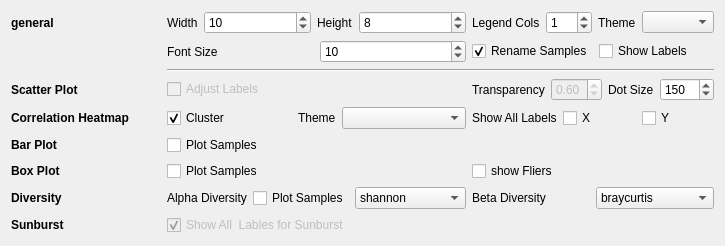
                     <widget class="QWidget" name="scrollAreaWidgetContents">
                      <property name="geometry">
                       <rect>
                        <x>0</x>
                        <y>0</y>
                        <width>660</width>
                        <height>232</height>
                       </rect>
                      </property>
                      <layout class="QGridLayout" name="gridLayout_34">
                       <item row="1" column="1">
                        <layout class="QHBoxLayout" name="horizontalLayout_33">
                         <item>
                          <widget class="QLabel" name="label_107">
                           <property name="sizePolicy">
                            <sizepolicy hsizetype="Preferred" vsizetype="Preferred">
                             <horstretch>0</horstretch>
                             <verstretch>0</verstretch>
                            </sizepolicy>
                           </property>
                           <property name="toolTip">
                            <string/>
                           </property>
                           <property name="text">
                            <string>Font Size</string>
                           </property>
                           <property name="alignment">
                            <set>Qt::AlignLeading|Qt::AlignLeft|Qt::AlignVCenter</set>
                           </property>
                          </widget>
                         </item>
                         <item>
                          <widget class="QSpinBox" name="spinBox_basic_pca_label_font_size">
                           <property name="minimum">
                            <number>1</number>
                           </property>
                           <property name="maximum">
                            <number>999</number>
                           </property>
                           <property name="value">
                            <number>10</number>
                           </property>
                          </widget>
                         </item>
                        </layout>
                       </item>
                       <item row="7" column="2">
                        <layout class="QHBoxLayout" name="horizontalLayout_4">
                         <item>
                          <widget class="QLabel" name="label_118">
                           <property name="sizePolicy">
                            <sizepolicy hsizetype="Preferred" vsizetype="Preferred">
                             <horstretch>0</horstretch>
                             <verstretch>0</verstretch>
                            </sizepolicy>
                           </property>
                           <property name="text">
                            <string>Beta Diversity</string>
                           </property>
                           <property name="alignment">
                            <set>Qt::AlignLeading|Qt::AlignLeft|Qt::AlignVCenter</set>
                           </property>
                          </widget>
                         </item>
                         <item>
                          <widget class="QComboBox" name="comboBox_beta_div_method">
                           <property name="enabled">
                            <bool>true</bool>
                           </property>
                           <item>
                            <property name="text">
                             <string>braycurtis</string>
                            </property>
                           </item>
                           <item>
                            <property name="text">
                             <string>jaccard</string>
                            </property>
                           </item>
                           <item>
                            <property name="text">
                             <string>euclidean</string>
                            </property>
                           </item>
                           <item>
                            <property name="text">
                             <string>manhattan</string>
                            </property>
                           </item>
                           <item>
                            <property name="text">
                             <string>canberra</string>
                            </property>
                           </item>
                           <item>
                            <property name="text">
                             <string>chebyshev</string>
                            </property>
                           </item>
                           <item>
                            <property name="text">
                             <string>dice</string>
                            </property>
                           </item>
                           <item>
                            <property name="text">
                             <string>hamming</string>
                            </property>
                           </item>
                           <item>
                            <property name="text">
                             <string>yule</string>
                            </property>
                           </item>
                          </widget>
                         </item>
                        </layout>
                       </item>
                       <item row="7" column="1">
                        <layout class="QHBoxLayout" name="horizontalLayout_10">
                         <item>
                          <widget class="QLabel" name="label_117">
                           <property name="sizePolicy">
                            <sizepolicy hsizetype="Fixed" vsizetype="Maximum">
                             <horstretch>0</horstretch>
                             <verstretch>0</verstretch>
                            </sizepolicy>
                           </property>
                           <property name="text">
                            <string>Alpha Diversity</string>
                           </property>
                          </widget>
                         </item>
                         <item>
                          <widget class="QCheckBox" name="checkBox_alpha_div_plot_all_samples">
                           <property name="text">
                            <string>Plot Samples</string>
                           </property>
                          </widget>
                         </item>
                         <item>
                          <widget class="QComboBox" name="comboBox_alpha_div_method">
                           <property name="enabled">
                            <bool>true</bool>
                           </property>
                           <item>
                            <property name="text">
                             <string>shannon</string>
                            </property>
                           </item>
                           <item>
                            <property name="text">
                             <string>simpson</string>
                            </property>
                           </item>
                           <item>
                            <property name="text">
                             <string>ace</string>
                            </property>
                           </item>
                           <item>
                            <property name="text">
                             <string>observed_otus</string>
                            </property>
                           </item>
                           <item>
                            <property name="text">
                             <string>chao1</string>
                            </property>
                           </item>
                           <item>
                            <property name="text">
                             <string>fisher_alpha</string>
                            </property>
                           </item>
                           <item>
                            <property name="text">
                             <string>dominance</string>
                            </property>
                           </item>
                           <item>
                            <property name="text">
                             <string>menhinick</string>
                            </property>
                           </item>
                          </widget>
                         </item>
                        </layout>
                       </item>
                       <item row="5" column="1">
                        <widget class="QCheckBox" name="checkBox_basic_plot_number_plot_sample">
                         <property name="sizePolicy">
                          <sizepolicy hsizetype="Preferred" vsizetype="Fixed">
                           <horstretch>0</horstretch>
                           <verstretch>0</verstretch>
                          </sizepolicy>
                         </property>
                         <property name="acceptDrops">
                          <bool>false</bool>
                         </property>
                         <property name="toolTip">
                          <string/>
                         </property>
                         <property name="text">
                          <string>Plot Samples</string>
                         </property>
                        </widget>
                       </item>
                       <item row="0" column="0">
                        <widget class="QLabel" name="label_122">
                         <property name="font">
                          <font>
                           <weight>75</weight>
                           <bold>true</bold>
                          </font>
                         </property>
                         <property name="text">
                          <string>general</string>
                         </property>
                        </widget>
                       </item>
                       <item row="2" column="1" colspan="2">
                        <widget class="Line" name="line_15">
                         <property name="orientation">
                          <enum>Qt::Horizontal</enum>
                         </property>
                        </widget>
                       </item>
                       <item row="3" column="2">
                        <layout class="QHBoxLayout" name="horizontalLayout_63">
                         <item>
                          <widget class="QLabel" name="label_116">
                           <property name="sizePolicy">
                            <sizepolicy hsizetype="Preferred" vsizetype="Preferred">
                             <horstretch>0</horstretch>
                             <verstretch>0</verstretch>
                            </sizepolicy>
                           </property>
                           <property name="toolTip">
                            <string>Transparency of labes</string>
                           </property>
                           <property name="text">
                            <string>Transparency</string>
                           </property>
                           <property name="alignment">
                            <set>Qt::AlignLeading|Qt::AlignLeft|Qt::AlignVCenter</set>
                           </property>
                          </widget>
                         </item>
                         <item>
                          <widget class="QDoubleSpinBox" name="doubleSpinBox_basic_pca_label_font_transparency">
                           <property name="enabled">
                            <bool>false</bool>
                           </property>
                           <property name="sizePolicy">
                            <sizepolicy hsizetype="Preferred" vsizetype="Fixed">
                             <horstretch>0</horstretch>
                             <verstretch>0</verstretch>
                            </sizepolicy>
                           </property>
                           <property name="maximum">
                            <double>1.000000000000000</double>
                           </property>
                           <property name="singleStep">
                            <double>0.050000000000000</double>
                           </property>
                           <property name="value">
                            <double>0.600000000000000</double>
                           </property>
                          </widget>
                         </item>
                         <item>
                          <widget class="QLabel" name="label_160">
                           <property name="toolTip">
                            <string>Dots size for PCA and Beta Diversity</string>
                           </property>
                           <property name="text">
                            <string>Dot Size</string>
                           </property>
                           <property name="alignment">
                            <set>Qt::AlignLeading|Qt::AlignLeft|Qt::AlignVCenter</set>
                           </property>
                          </widget>
                         </item>
                         <item>
                          <widget class="QSpinBox" name="spinBox_basic_dot_size">
                           <property name="minimum">
                            <number>1</number>
                           </property>
                           <property name="maximum">
                            <number>1000</number>
                           </property>
                           <property name="singleStep">
                            <number>10</number>
                           </property>
                           <property name="value">
                            <number>150</number>
                           </property>
                          </widget>
                         </item>
                        </layout>
                       </item>
                       <item row="4" column="2">
                        <layout class="QHBoxLayout" name="horizontalLayout_5">
                         <item>
                          <widget class="QLabel" name="label_129">
                           <property name="text">
                            <string>Show All Labels</string>
                           </property>
                          </widget>
                         </item>
                         <item>
                          <widget class="QCheckBox" name="checkBox_corr_show_all_labels_x">
                           <property name="text">
                            <string>X</string>
                           </property>
                          </widget>
                         </item>
                         <item>
                          <widget class="QCheckBox" name="checkBox_corr_show_all_labels_y">
                           <property name="text">
                            <string>Y</string>
                           </property>
                          </widget>
                         </item>
                        </layout>
                       </item>
                       <item row="1" column="2">
                        <layout class="QHBoxLayout" name="horizontalLayout_34">
                         <item>
                          <widget class="QCheckBox" name="checkBox_pca_if_show_group_name_in_label">
                           <property name="enabled">
                            <bool>true</bool>
                           </property>
                           <property name="sizePolicy">
                            <sizepolicy hsizetype="Preferred" vsizetype="Fixed">
                             <horstretch>0</horstretch>
                             <verstretch>0</verstretch>
                            </sizepolicy>
                           </property>
                           <property name="toolTip">
                            <string>Add group name to Sample names</string>
                           </property>
                           <property name="statusTip">
                            <string/>
                           </property>
                           <property name="text">
                            <string>Rename Samples</string>
                           </property>
                           <property name="checked">
                            <bool>true</bool>
                           </property>
                          </widget>
                         </item>
                         <item>
                          <widget class="QCheckBox" name="checkBox_pca_if_show_lable">
                           <property name="sizePolicy">
                            <sizepolicy hsizetype="Preferred" vsizetype="Fixed">
                             <horstretch>0</horstretch>
                             <verstretch>0</verstretch>
                            </sizepolicy>
                           </property>
                           <property name="toolTip">
                            <string>Show label text in diagram</string>
                           </property>
                           <property name="layoutDirection">
                            <enum>Qt::LeftToRight</enum>
                           </property>
                           <property name="text">
                            <string>Show Labels</string>
                           </property>
                          </widget>
                         </item>
                        </layout>
                       </item>
                       <item row="6" column="2">
                        <widget class="QCheckBox" name="checkBox_box_if_show_fliers">
                         <property name="sizePolicy">
                          <sizepolicy hsizetype="Preferred" vsizetype="Fixed">
                           <horstretch>0</horstretch>
                           <verstretch>0</verstretch>
                          </sizepolicy>
                         </property>
                         <property name="text">
                          <string>show Fliers</string>
                         </property>
                        </widget>
                       </item>
                       <item row="0" column="1">
                        <layout class="QHBoxLayout" name="horizontalLayout_32">
                         <item>
                          <widget class="QLabel" name="label_94">
                           <property name="sizePolicy">
                            <sizepolicy hsizetype="Maximum" vsizetype="Preferred">
                             <horstretch>0</horstretch>
                             <verstretch>0</verstretch>
                            </sizepolicy>
                           </property>
                           <property name="text">
                            <string>Width</string>
                           </property>
                           <property name="alignment">
                            <set>Qt::AlignLeading|Qt::AlignLeft|Qt::AlignVCenter</set>
                           </property>
                          </widget>
                         </item>
                         <item>
                          <widget class="QSpinBox" name="spinBox_basic_pca_width">
                           <property name="sizePolicy">
                            <sizepolicy hsizetype="Preferred" vsizetype="Fixed">
                             <horstretch>0</horstretch>
                             <verstretch>0</verstretch>
                            </sizepolicy>
                           </property>
                           <property name="minimum">
                            <number>1</number>
                           </property>
                           <property name="value">
                            <number>10</number>
                           </property>
                          </widget>
                         </item>
                         <item>
                          <widget class="QLabel" name="label_101">
                           <property name="sizePolicy">
                            <sizepolicy hsizetype="Maximum" vsizetype="Preferred">
                             <horstretch>0</horstretch>
                             <verstretch>0</verstretch>
                            </sizepolicy>
                           </property>
                           <property name="text">
                            <string>Height</string>
                           </property>
                           <property name="alignment">
                            <set>Qt::AlignLeading|Qt::AlignLeft|Qt::AlignVCenter</set>
                           </property>
                          </widget>
                         </item>
                         <item>
                          <widget class="QSpinBox" name="spinBox_basic_pca_height">
                           <property name="sizePolicy">
                            <sizepolicy hsizetype="Preferred" vsizetype="Fixed">
                             <horstretch>0</horstretch>
                             <verstretch>0</verstretch>
                            </sizepolicy>
                           </property>
                           <property name="minimum">
                            <number>1</number>
                           </property>
                           <property name="value">
                            <number>8</number>
                           </property>
                          </widget>
                         </item>
                        </layout>
                       </item>
                       <item row="6" column="1">
                        <widget class="QCheckBox" name="checkBox_box_plot_samples">
                         <property name="sizePolicy">
                          <sizepolicy hsizetype="Preferred" vsizetype="Fixed">
                           <horstretch>0</horstretch>
                           <verstretch>0</verstretch>
                          </sizepolicy>
                         </property>
                         <property name="text">
                          <string>Plot Samples</string>
                         </property>
                        </widget>
                       </item>
                       <item row="4" column="0">
                        <widget class="QLabel" name="label_168">
                         <property name="sizePolicy">
                          <sizepolicy hsizetype="Preferred" vsizetype="Preferred">
                           <horstretch>0</horstretch>
                           <verstretch>0</verstretch>
                          </sizepolicy>
                         </property>
                         <property name="minimumSize">
                          <size>
                           <width>150</width>
                           <height>0</height>
                          </size>
                         </property>
                         <property name="font">
                          <font>
                           <weight>75</weight>
                           <bold>true</bold>
                          </font>
                         </property>
                         <property name="text">
                          <string>Correlation Heatmap</string>
                         </property>
                        </widget>
                       </item>
                       <item row="0" column="2">
                        <layout class="QHBoxLayout" name="horizontalLayout_25">
                         <item>
                          <widget class="QLabel" name="label_159">
                           <property name="sizePolicy">
                            <sizepolicy hsizetype="Maximum" vsizetype="Preferred">
                             <horstretch>0</horstretch>
                             <verstretch>0</verstretch>
                            </sizepolicy>
                           </property>
                           <property name="toolTip">
                            <string>The number of columns in the legend, set 0 to hide</string>
                           </property>
                           <property name="text">
                            <string>Legend Cols</string>
                           </property>
                           <property name="alignment">
                            <set>Qt::AlignLeading|Qt::AlignLeft|Qt::AlignVCenter</set>
                           </property>
                          </widget>
                         </item>
                         <item>
                          <widget class="QSpinBox" name="spinBox_basic_legend_col_num">
                           <property name="minimum">
                            <number>0</number>
                           </property>
                           <property name="value">
                            <number>1</number>
                           </property>
                          </widget>
                         </item>
                         <item>
                          <widget class="QLabel" name="label_151">
                           <property name="sizePolicy">
                            <sizepolicy hsizetype="Maximum" vsizetype="Preferred">
                             <horstretch>0</horstretch>
                             <verstretch>0</verstretch>
                            </sizepolicy>
                           </property>
                           <property name="text">
                            <string>Theme</string>
                           </property>
                           <property name="alignment">
                            <set>Qt::AlignLeading|Qt::AlignLeft|Qt::AlignVCenter</set>
                           </property>
                          </widget>
                         </item>
                         <item>
                          <widget class="QComboBox" name="comboBox_basic_theme">
                           <property name="editable">
                            <bool>false</bool>
                           </property>
                          </widget>
                         </item>
                        </layout>
                       </item>
                       <item row="3" column="1">
                        <layout class="QHBoxLayout" name="horizontalLayout_79">
                         <item>
                          <widget class="QCheckBox" name="checkBox_pca_if_adjust_pca_label">
                           <property name="enabled">
                            <bool>false</bool>
                           </property>
                           <property name="sizePolicy">
                            <sizepolicy hsizetype="Preferred" vsizetype="Fixed">
                             <horstretch>0</horstretch>
                             <verstretch>0</verstretch>
                            </sizepolicy>
                           </property>
                           <property name="toolTip">
                            <string>Adjust label text to reduce overlap</string>
                           </property>
                           <property name="text">
                            <string>Adjust Labels</string>
                           </property>
                          </widget>
                         </item>
                        </layout>
                       </item>
                       <item row="5" column="0">
                        <widget class="QLabel" name="label_155">
                         <property name="sizePolicy">
                          <sizepolicy hsizetype="Preferred" vsizetype="Preferred">
                           <horstretch>0</horstretch>
                           <verstretch>0</verstretch>
                          </sizepolicy>
                         </property>
                         <property name="font">
                          <font>
                           <weight>75</weight>
                           <bold>true</bold>
                          </font>
                         </property>
                         <property name="text">
                          <string>Bar Plot</string>
                         </property>
                        </widget>
                       </item>
                       <item row="8" column="0">
                        <widget class="QLabel" name="label_137">
                         <property name="font">
                          <font>
                           <weight>75</weight>
                           <bold>true</bold>
                          </font>
                         </property>
                         <property name="text">
                          <string>Sunburst</string>
                         </property>
                        </widget>
                       </item>
                       <item row="6" column="0">
                        <widget class="QLabel" name="label_169">
                         <property name="font">
                          <font>
                           <weight>75</weight>
                           <bold>true</bold>
                          </font>
                         </property>
                         <property name="text">
                          <string>Box Plot</string>
                         </property>
                        </widget>
                       </item>
                       <item row="7" column="0">
                        <widget class="QLabel" name="label_167">
                         <property name="sizePolicy">
                          <sizepolicy hsizetype="Fixed" vsizetype="Preferred">
                           <horstretch>0</horstretch>
                           <verstretch>0</verstretch>
                          </sizepolicy>
                         </property>
                         <property name="font">
                          <font>
                           <weight>75</weight>
                           <bold>true</bold>
                          </font>
                         </property>
                         <property name="text">
                          <string>Diversity</string>
                         </property>
                        </widget>
                       </item>
                       <item row="4" column="1">
                        <layout class="QHBoxLayout" name="horizontalLayout_3">
                         <item>
                          <widget class="QCheckBox" name="checkBox_corr_cluster">
                           <property name="sizePolicy">
                            <sizepolicy hsizetype="Preferred" vsizetype="Fixed">
                             <horstretch>0</horstretch>
                             <verstretch>0</verstretch>
                            </sizepolicy>
                           </property>
                           <property name="text">
                            <string>Cluster</string>
                           </property>
                           <property name="checked">
                            <bool>true</bool>
                           </property>
                          </widget>
                         </item>
                         <item>
                          <widget class="QLabel" name="label_192">
                           <property name="sizePolicy">
                            <sizepolicy hsizetype="Maximum" vsizetype="Preferred">
                             <horstretch>0</horstretch>
                             <verstretch>0</verstretch>
                            </sizepolicy>
                           </property>
                           <property name="text">
                            <string>Theme</string>
                           </property>
                          </widget>
                         </item>
                         <item>
                          <widget class="QComboBox" name="comboBox_basic_corr_cmap"/>
                         </item>
                        </layout>
                       </item>
                       <item row="3" column="0">
                        <widget class="QLabel" name="label_179">
                         <property name="font">
                          <font>
                           <weight>75</weight>
                           <bold>true</bold>
                          </font>
                         </property>
                         <property name="text">
                          <string>Scatter Plot</string>
                         </property>
                        </widget>
                       </item>
                       <item row="8" column="1">
                        <layout class="QHBoxLayout" name="horizontalLayout_20">
                         <item>
                          <widget class="QCheckBox" name="checkBox_sunburst_show_all_lables">
                           <property name="enabled">
                            <bool>false</bool>
                           </property>
                           <property name="text">
                            <string>Show All  Lables for Sunburst</string>
                           </property>
                           <property name="checked">
                            <bool>true</bool>
                           </property>
                          </widget>
                         </item>
                        </layout>
                       </item>
                      </layout>
                     </widget>
